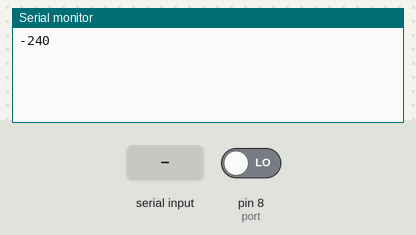
The sketch below on a simulated Arduino Uno, built with avr-gcc and run on an emulated ATmega328P. Shown: the last lines printed to the serial monitor. The test bench sets the inputs (shaded band); at power-on: pin 8 (port) LOW.

Above: at 1.2 s.
1.3 s: "1" received over Serial
At 3.1 s:
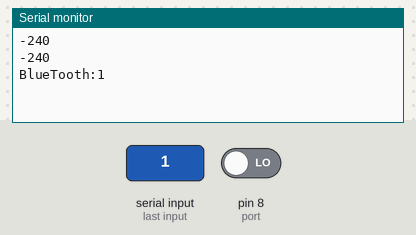
4.0 s: "0" received over Serial
At 6.6 s:
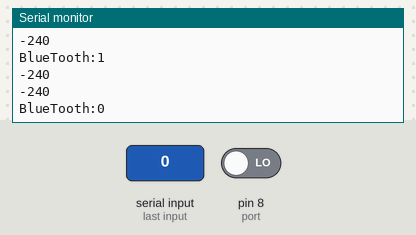

The sketch:

SerialDemo.ino
```cpp
int port = 8;

void setup() {
  Serial.begin(9600);
  pinMode(port , INPUT);
}

void loop() {
  int dur = pulseIn(port , HIGH);
  dur = (dur - 960) / 4;
  Serial.println(dur , DEC);

  if (Serial.available()){
    Serial.print("BlueTooth:");
    Serial.write(Serial.read());
    Serial.println();
  }

  delay(500);

}
```

Measured:
- after the input at 1.3 s, the serial monitor: prints a new line after 1.2 s (image 1)
- after the input at 4.0 s, the serial monitor: prints a new line after 1.5 s (image 2)
